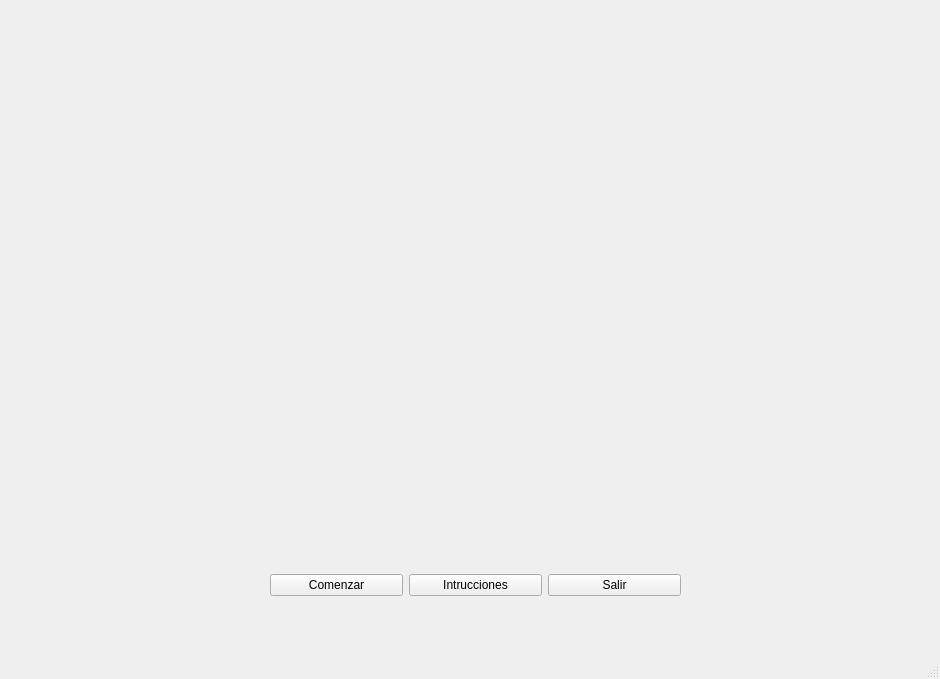
<?xml version="1.0" encoding="UTF-8"?>
<ui version="4.0">
 <class>MainWindow</class>
 <widget class="QMainWindow" name="MainWindow">
  <property name="geometry">
   <rect>
    <x>0</x>
    <y>0</y>
    <width>940</width>
    <height>679</height>
   </rect>
  </property>
  <property name="windowTitle">
   <string>MainWindow</string>
  </property>
  <widget class="QWidget" name="centralwidget">
   <widget class="QLabel" name="label">
    <property name="geometry">
     <rect>
      <x>160</x>
      <y>60</y>
      <width>640</width>
      <height>480</height>
     </rect>
    </property>
    <property name="text">
     <string/>
    </property>
   </widget>
   <widget class="QWidget" name="layoutWidget">
    <property name="geometry">
     <rect>
      <x>270</x>
      <y>570</y>
      <width>411</width>
      <height>31</height>
     </rect>
    </property>
    <layout class="QHBoxLayout" name="horizontalLayout">
     <item>
      <widget class="QPushButton" name="comenzar">
       <property name="text">
        <string>Comenzar</string>
       </property>
      </widget>
     </item>
     <item>
      <widget class="QPushButton" name="informacion">
       <property name="text">
        <string>Intrucciones</string>
       </property>
      </widget>
     </item>
     <item>
      <widget class="QPushButton" name="salir">
       <property name="text">
        <string>Salir</string>
       </property>
      </widget>
     </item>
    </layout>
   </widget>
  </widget>
  <widget class="QMenuBar" name="menubar">
   <property name="geometry">
    <rect>
     <x>0</x>
     <y>0</y>
     <width>940</width>
     <height>21</height>
    </rect>
   </property>
  </widget>
  <widget class="QStatusBar" name="statusbar"/>
 </widget>
 <resources/>
 <connections/>
</ui>
